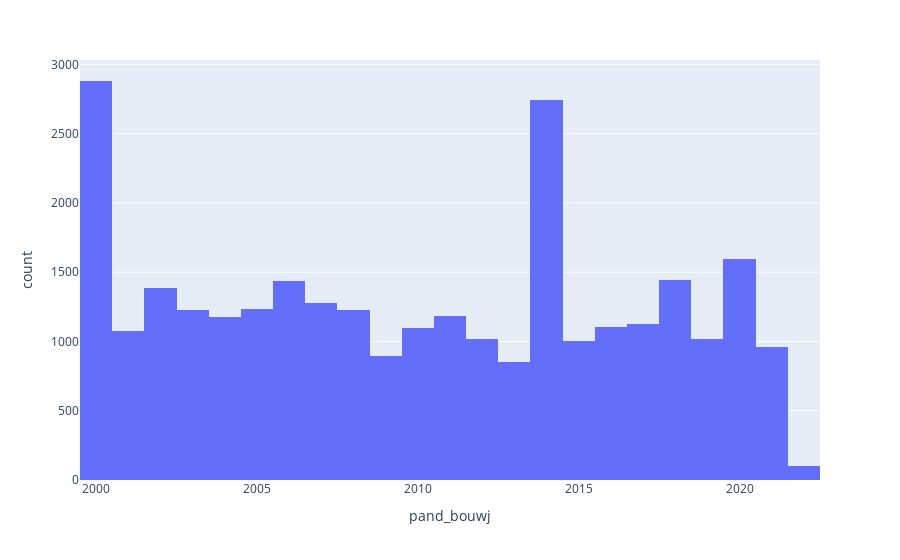

Here is the notebook cell this chart was saved with:
### Code cell
fig = px.histogram(df_d, x="pand_bouwj")
fig.show()

### Figure 1 — Plotly figure (JSON) as saved in the notebook; plotly's stock layout.template omitted (floating-point values rounded to 4 significant figures; data arrays with more than 128 entries replaced by an {"elided": "..."} marker saying what was removed)
{"data": [{"alignmentgroup": "True", "bingroup": "x", "hovertemplate": "pand_bouwj=%{x}<br>count=%{y}<extra></extra>", "legendgroup": "", "marker": {"color": "#636efa", "pattern": {"shape": ""}}, "name": "", "offsetgroup": "", "orientation": "v", "showlegend": false, "type": "histogram", "x": {"elided": "29063 int values"}, "xaxis": "x", "yaxis": "y"}], "layout": {"barmode": "relative", "legend": {"tracegroupgap": 0}, "margin": {"t": 60}, "xaxis": {"anchor": "y", "domain": [0, 1], "title": {"text": "pand_bouwj"}}, "yaxis": {"anchor": "x", "domain": [0, 1], "title": {"text": "count"}}}}
